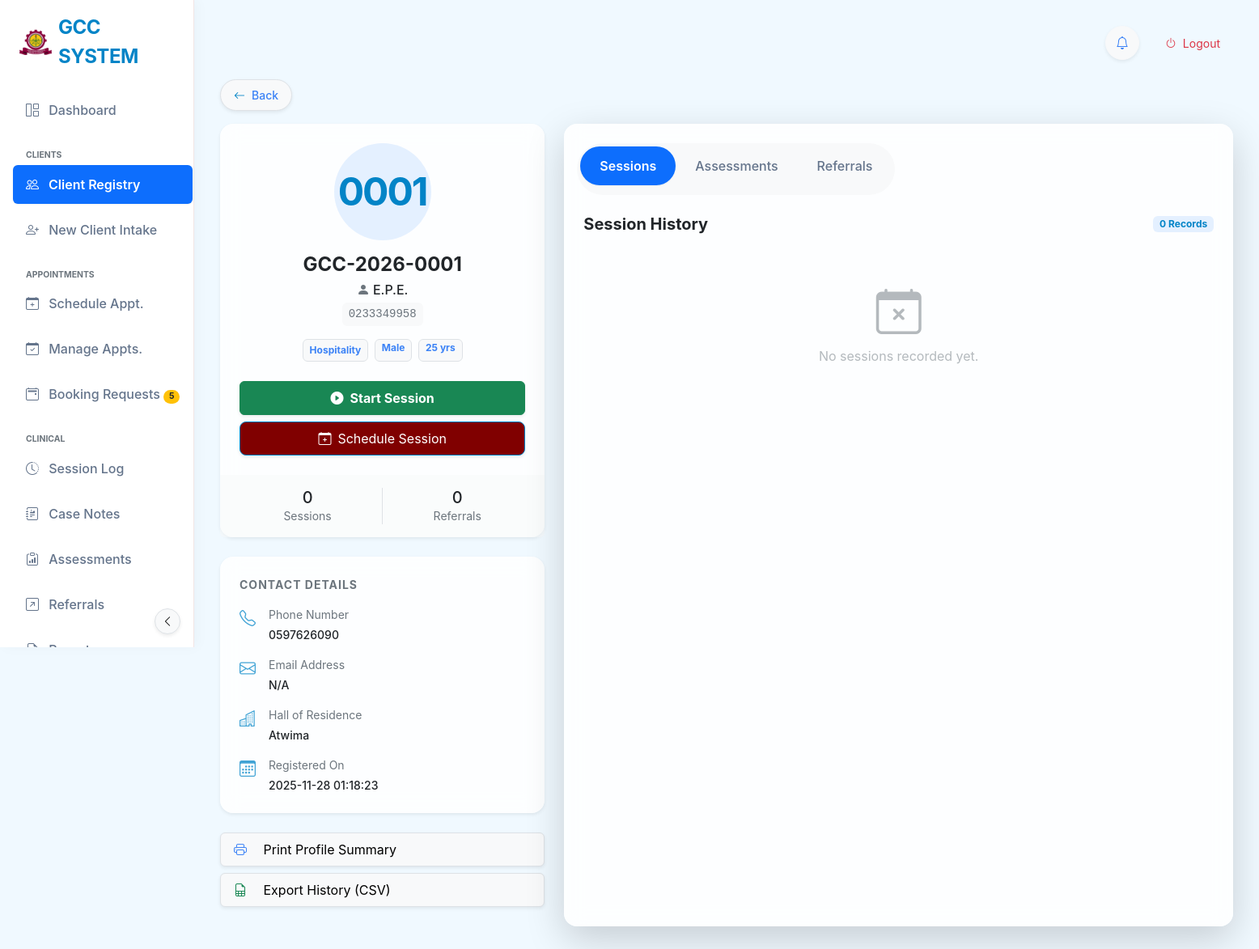
Before: /student_profile/1 (signed in) with the older database file.
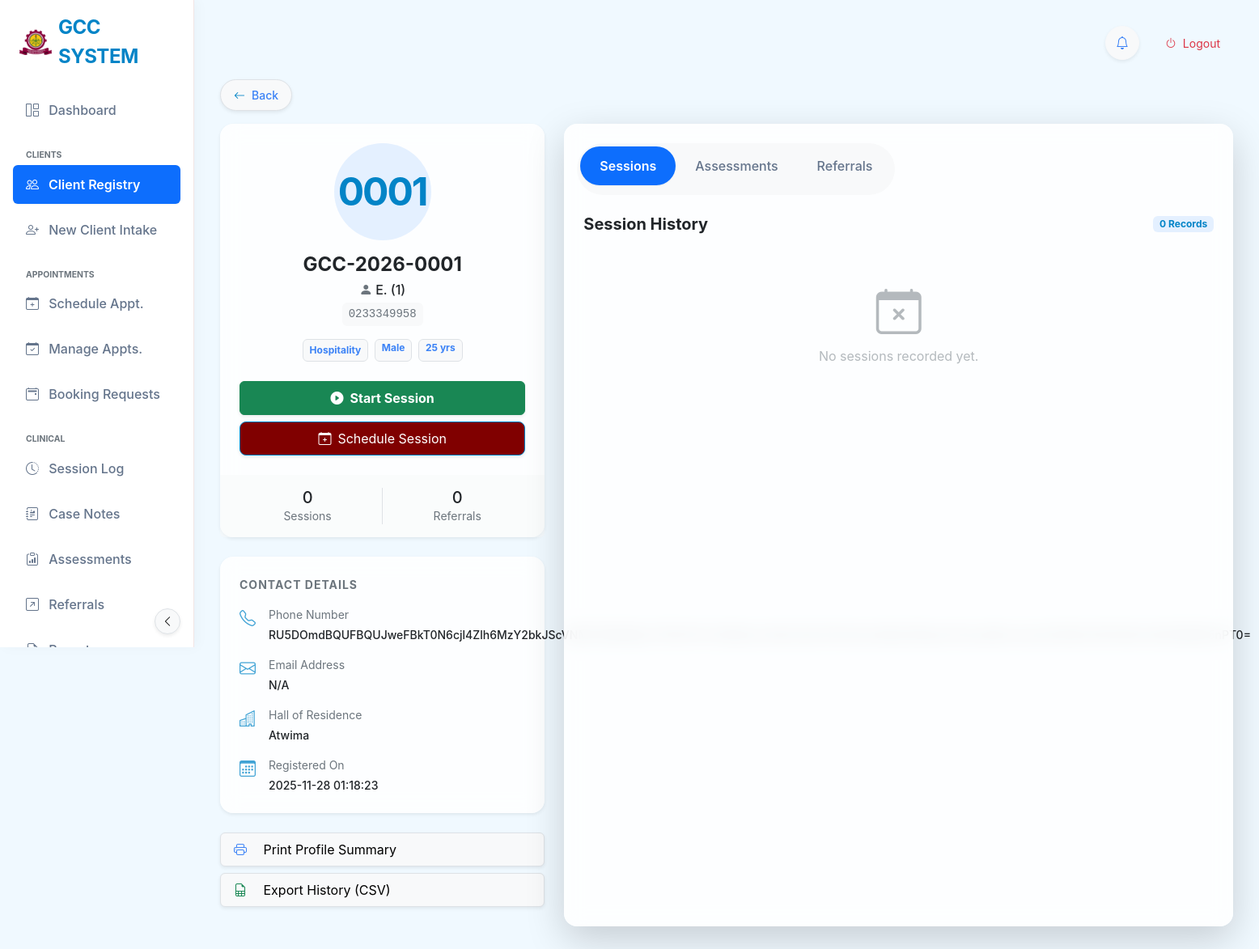
After: the same page with the newer database file.
### tables this page shows
CREATE TABLE "Student" (
	"id"	INTEGER,
	"name"	TEXT NOT NULL UNIQUE,
	"age"	INTEGER,
	"gender"	INTEGER,
	"program"	TEXT,
	"contact"	TEXT,
	"created_at"	TIMESTAMP DEFAULT CURRENT_TIMESTAMP,
	"index_number"	TEXT,
	"department"	TEXT,
	"programme"	TEXT,
	"parent_contact"	INTEGER, faculty TEXT, hall_of_residence TEXT, updated_at TIMESTAMP, last_modified_by TEXT, is_deleted BOOLEAN DEFAULT 0, sync_status TEXT DEFAULT 'pending', global_id TEXT, case_number TEXT, email TEXT, last_synced_at TEXT,
	PRIMARY KEY("id")
);

### app.py (the view, shortened to what this page needs)
@app.route('/student_profile/<int:id>')
@login_required
def student_profile(id):
    try:
        ensure_database_initialized()
        conn = get_db_connection()
        if conn is None:
            flash('Database connection failed. Please restart the application.', 'error')
            return redirect(url_for('dashboard'))
        student = None
        sessions = []
        referrals = []
        try:
            student = conn.execute(
                'SELECT * FROM Student WHERE id = ?', (id,)).fetchone()
        except Exception as e:
            print(f"[STUDENT_PROFILE] Error getting student: {e}")
        student = dict(student)
        if "(" not in student.get('name', ''):
            student['name'] = name_to_initials(student['name'])
        for field in STUDENT_SENSITIVE_FIELDS:
            if field in student and student[field]:
                student[field] = decrypt_field(student[field])
        sessions_raw = []
        try:
            sessions_raw = conn.execute('''
                SELECT sess.id, sess.session_type, sess.notes, sess.created_at,
                       s.name as student_name,
                       c.name as Counsellor_name,
                       a.date, a.time, a.status
                FROM session sess
                LEFT JOIN Appointment a ON sess.appointment_id = a.id
                LEFT JOIN Student s ON a.student_id = s.id
                LEFT JOIN Counsellor c ON a.Counsellor_id = c.id
                WHERE s.id = ?
                ORDER BY sess.created_at DESC
            ''', (id,)).fetchall()
        except Exception as e:
            print(f"[STUDENT_PROFILE] Error getting sessions: {e}")
            sessions_raw = []
        sessions = []
        for s in sessions_raw:
            s_dict = dict(s)
            s_dict['student_name'] = name_to_initials(s_dict.get('student_name', 'Client'))
            sessions.append(s_dict)
        try:
            referrals = conn.execute('''
                SELECT r.id, r.referred_by, r.contact, r.reasons, r.action_taken, r.outcome, r.created_at
                FROM Referral r
                JOIN Session sess ON r.session_id = sess.id
                JOIN Appointment a ON sess.appointment_id = a.id
                WHERE a.student_id = ?
                ORDER BY r.created_at DESC
            ''', (id,)).fetchall()
        except Exception as e:
            print(f"[STUDENT_PROFILE] Error getting referrals: {e}")
            referrals = []
        dass21_scores = []
        try:
            dass21_scores = conn.execute('''
                SELECT depression_score, anxiety_score, stress_score, completion_date, created_at
                FROM DASS21
                WHERE student_id = ?
                ORDER BY created_at DESC
            ''', (id,)).fetchall()
        except Exception as e:
            print(f"[STUDENT_PROFILE] Error getting DASS21 scores: {e}")
            dass21_scores = []
        oq_scores = []
        try:
            oq_scores = conn.execute('''
                SELECT total_score, completion_date, created_at,
                       (SELECT created_at FROM session WHERE id = OutcomeQuestionnaire.session_id) as session_date
                FROM OutcomeQuestionnaire
                WHERE student_id = ?
                ORDER BY created_at DESC
            ''', (id,)).fetchall()
        except Exception as e:
            print(f"[STUDENT_PROFILE] Error getting OQ scores: {e}")
            oq_scores = []
        try:
            conn.close()
        except Exception:
            pass
        return render_template('student_profile.html',
                               student=student,
                               sessions=sessions,
                               referrals=referrals,
                               dass21_scores=dass21_scores,
                               oq_scores=oq_scores)
    except Exception as e:
        print(f"[STUDENT_PROFILE] Unexpected error: {e}")
        import traceback
        traceback.print_exc()
        flash('Error loading student profile. Please try again.', 'error')
        return redirect(url_for('students'))

### app.py (called while the page is built, shortened)
def ensure_database_initialized():
    global _db_initialization_lock, _db_initialized
    if _db_initialized:
        return

@app.context_processor
def inject_now():
    ctx = {'now': datetime.utcnow()}
    try:
        from flask import session as _s
        if _s.get('logged_in'):
            _conn = get_db_connection()
            count = _conn.execute(
                """SELECT COUNT(*) FROM BookingRequest
                   WHERE status = 'Pending'"""
            ).fetchone()[0]
            _conn.close()
            ctx['latest_booking_count'] = count
    except Exception:
        ctx['latest_booking_count'] = 0
    return ctx

def login_required(f):
    @wraps(f)
    def decorated_function(*args, **kwargs):
        if 'logged_in' not in session:
            return redirect(url_for('welcome'))
        return f(*args, **kwargs)
    return decorated_function

@app.context_processor
def inject_node_info():
    return dict(node_config=node_config.load_config())

### crypto_utils.py (called while the page is built, shortened)
def _get_fernet():
    global _fernet_instance
    if _fernet_instance is not None:
        return _fernet_instance

### templates/student_profile.html (shortened to what the changed rows need)
{% extends "base_modern.html" %}
{% block content %}
<div class="row">
    <div class="col-lg-4 mb-4">
        <div class="card card-glass border-0 shadow-sm mb-4">
            <div class="card-body text-center p-4">
                <div class="avatar-circle-lg bg-primary bg-opacity-10 text-primary mx-auto mb-3 fw-bold d-flex align-items-center justify-content-center"
                    style="width: 120px; height: 120px; border-radius: 50%; font-size: 3rem; letter-spacing: -2px;">
                    {{ (student.case_number or 'GCC0')[-4:] }}
                </div>
                <h4 class="fw-bold mb-1">{{ student.case_number or 'No Code' }}</h4>
                {% if session.get('role') in ['Admin', 'Counsellor', 'Counselor'] %}
                <p class="text-dark fw-medium mb-1"><i class="bi bi-person-fill me-1 text-muted"></i>{{ student.name }}</p>
                {% endif %}
                <p class="text-muted mb-3 font-monospace small bg-light d-inline-block px-2 py-1 rounded">{{ student.index_number or 'No Index' }}</p>
                <div class="d-flex justify-content-center flex-wrap gap-2 mb-4">
                    <span class="badge bg-light text-secondary border text-wrap" style="line-height:1.5;">{{ student.programme or 'General Arts' }}</span>
                    {% if student.gender %}
                    <span class="badge bg-light text-secondary border">{{ student.gender }}</span>
                    {% endif %}
                    {% if student.age %}
                    <span class="badge bg-light text-secondary border">{{ student.age }} yrs</span>
                    {% endif %}
                </div>
                <div class="d-grid gap-2">
                    <button type="button" class="btn btn-success btn-hover-lift shadow-sm py-2 fw-bold"
                        onclick='handleStartSession({{ student.id }}, {{ student.name | tojson }})'>
                    </button>
                    <a href="/appointment?student_id={{ student.id }}" class="btn btn-primary btn-hover-lift shadow-sm py-2">
                    </a>
                </div>
            </div>
        </div>
        <div class="card card-glass border-0 shadow-sm mb-4">
            <div class="card-body p-4 pt-3">
                <ul class="list-unstyled mb-0 small">
                    <li class="mb-3 d-flex align-items-start">
                        <div>
                            <span class="d-block text-muted mb-1">Phone Number</span>
                            <span class="fw-medium text-dark">{{ student.contact or 'N/A' }}</span>
                        </div>
                    </li>
                    <li class="mb-3 d-flex align-items-start">
                        <div>
                            <span class="d-block text-muted mb-1">Hall of Residence</span>
                            <span class="fw-medium text-dark">{{ student.hall_of_residence or 'N/A' }}</span>
                        </div>
                    </li>
                    <li class="d-flex align-items-start">
                        <div>
                            <span class="d-block text-muted mb-1">Registered On</span>
                            <span class="fw-medium text-dark">{{ student.created_at }}</span>
                        </div>
                    </li>
                </ul>
            </div>
        </div>
    </div>
</div>
{% endblock %}

### templates/base_modern.html (shortened to what the changed rows need)
<!DOCTYPE html>
<html lang="en">
<head>
    <link href="{{ url_for('static', filename='css/bootstrap.min.css') }}" rel="stylesheet">
    <link rel="stylesheet" href="{{ url_for('static', filename='css/bootstrap-icons.css') }}">
    <link rel="stylesheet" href="{{ url_for('static', filename='css/modern_theme.css') }}?v=2.2">
</head>
<body data-theme="{{ settings.get('active_theme', 'default') }}">
    <nav class="sidebar-glass d-flex flex-column flex-shrink-0 p-3" id="sidebar">
        <ul class="nav nav-pills flex-column mb-auto">
            {% if session.get('role') in ['Secretary', 'Admin', 'Counsellor', 'Counselor'] %}
            <li>
                <a href="/admin/bookings"
                    class="nav-link {% if 'bookings' in request.endpoint %}active{% endif %}" title="Booking Requests"
                    data-bs-toggle="tooltip" data-bs-placement="right">
                    <i class="bi bi-calendar2-event me-2"></i>
                    <span>Booking Requests</span>
                    {% if latest_booking_count and latest_booking_count > 0 %}
                    <span class="badge rounded-pill bg-warning text-dark ms-auto" style="font-size:0.65rem;">{{ latest_booking_count }}</span>
                    {% endif %}
                </a>
            </li>
            {% endif %}
        </ul>
                    {% set role_labels = {'Secretary': 'Desk Administrator', 'Admin': 'System Administrator', 'Counsellor': 'Counsellor', 'Counselor': 'Counsellor'} %}
                    {% set display_name = session.get('full_name', 'User') %}
                    {% if display_name.strip().lower() in ['secretary', 'admin', 'counsellor', 'counselor'] %}
                        {% set display_name = role_labels.get(session.get('role'), display_name) %}
                    {% endif %}
    </nav>
    <main class="main-content">
        {% block content %}{% endblock %}
    </main>
</body>
</html>

Changed rows visible on the page:
changed Student "Atwima": name (not shown) → "E. (1)"; contact "0597626090" → "RU5DOmdBQUFBQUJweFBkT0N6cjl4Zlh6MzY2bkJScVNMY3RGNDAyTTRkTWY1cV90bGsxVGpTcEpYX2FJb0JnbVByVDNsaXc1VjczdWctcnIzaUZHSElrX29YQ1llVzA1SFdWRU5nPT0="
Other visible differences:
{{ latest_booking_count }}: "5" → (not shown)
{{ student.name }}: "E.P.E." → (not shown)
